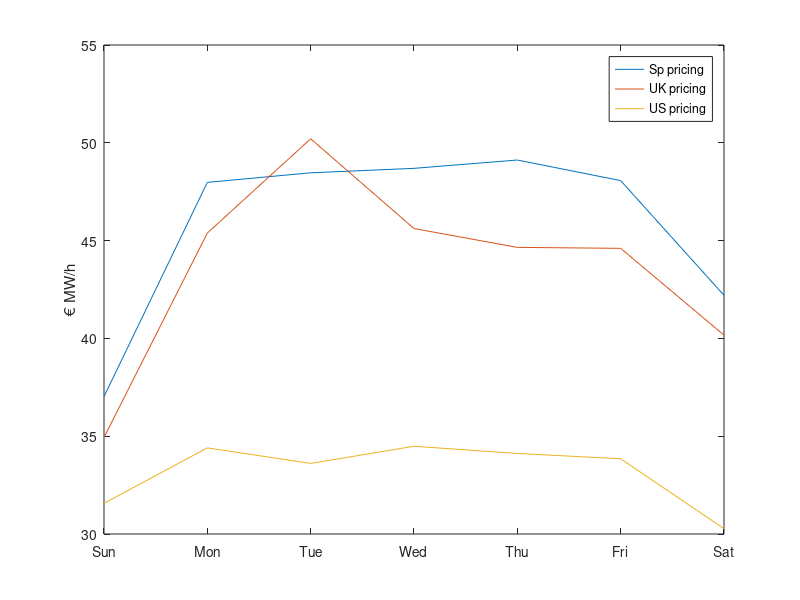
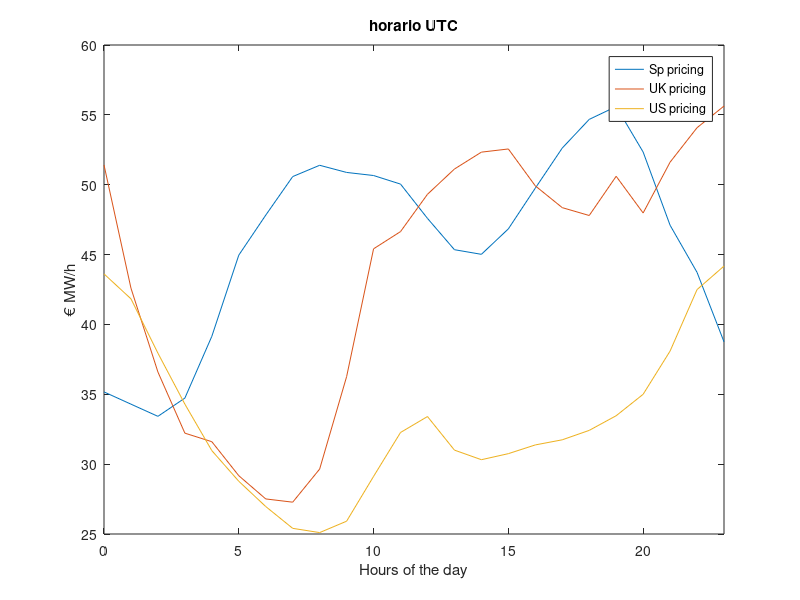
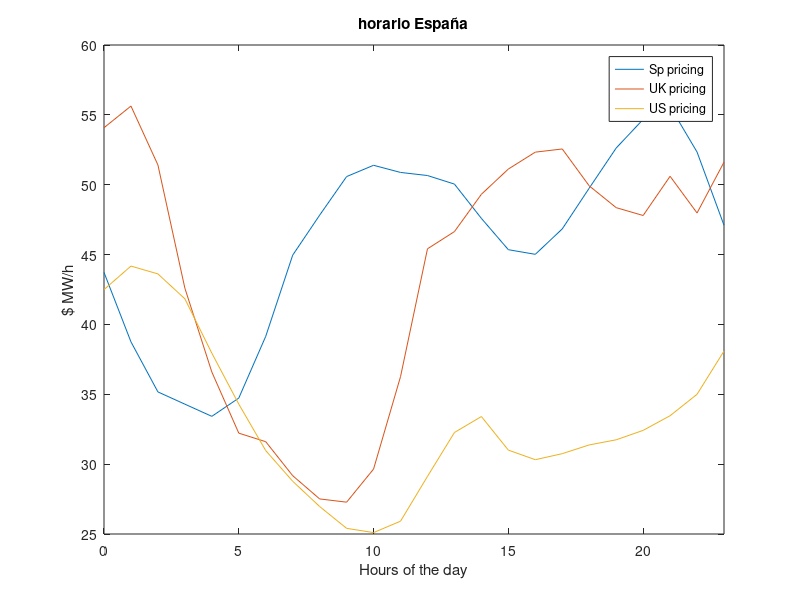

These charts were generated, in order, by the following MATLAB code:
load('uk_daily_per_hours.mat');
load('sp_daily_per_hours.mat');
load('us_daily_per_hours.mat');
us_average_week_days = us_average_week_days.';

dolar_euro = 0.880715846;

uk_average_days = zeros(7,1);
us_average_days = zeros(7,1);
sp_average_days = zeros(7,1);

for i = 1:7
   for j = 1 : 24
       sp_average_days(i) = sp_average_days(i) + y(i,j);
       uk_average_days(i) = uk_average_days(i) + x(i,j);
       us_average_days(i) = us_average_days(i) + us_average_week_days(i,j)*dolar_euro;
   end;
   sp_average_days(i) = sp_average_days(i)/24;
   uk_average_days(i) = uk_average_days(i)/24;
   us_average_days(i) = us_average_days(i)/24;
end;

grafica = figure(1);
plot(sp_average_days);
hold on;
plot(uk_average_days);
hold on;
plot(us_average_days);
legend('Sp pricing' , 'UK pricing', 'US pricing');
ylabel('€ MW/h');
set(gca, 'XTickLabel',{'Sun','Mon','Tue','Wed','Thu','Fri','Sat'});
hold off;

uk_average_days = zeros(1,24);
sp_average_days = zeros(1,24);
us_average_days = zeros(1,24);
for i = 1:24
   for j = 1 : 7
       sp_average_days(i) = sp_average_days(i) + y(j,mod((i+1),24)+1);
       uk_average_days(i) = uk_average_days(i) + x(j,mod((i),24)+1);
       us_average_days(i) = us_average_days(i) + us_average_week_days(j,mod((i-6),24)+1)*dolar_euro;
   end;
   sp_average_days(i) = sp_average_days(i)/7;
   uk_average_days(i) = uk_average_days(i)/7;
   us_average_days(i) = us_average_days(i)/7;
end;

xax = 0:23;
grafica = figure(2);
plot(xax, sp_average_days);
hold on;
plot(xax, uk_average_days);
hold on;
plot(xax, us_average_days);
%set(gca, 'XTickLabel',{'00','01','02','03','04','05','06','07','08','09','10','11','12','13','14','15','16','17','18','19','20','21','22','23', '23'});
xlim([0 23]);
ylabel('€ MW/h');
xlabel('Hours of the day');
title('horario UTC');
legend('Sp pricing' , 'UK pricing', 'US pricing');
hold off;

uk_average_days = zeros(1,24);
sp_average_days = zeros(1,24);
us_average_days = zeros(1,24);
for i = 1:24
   for j = 1 : 7
       sp_average_days(i) = sp_average_days(i) + y(j,i);
       uk_average_days(i) = uk_average_days(i) + x(j,mod((i-2),24)+1);
       us_average_days(i) = us_average_days(i) + us_average_week_days(j,mod((i-8),24)+1)*dolar_euro;
   end;
   sp_average_days(i) = sp_average_days(i)/7;
   uk_average_days(i) = uk_average_days(i)/7;
   us_average_days(i) = us_average_days(i)/7;
end;

xax = 0:23;
grafica = figure(3);
plot(xax, sp_average_days);
hold on;
plot(xax, uk_average_days);
hold on;
plot(xax, us_average_days);
ylabel('$ MW/h');
title('horario España');
xlim([0 23]);
xlabel('Hours of the day');
legend('Sp pricing' , 'UK pricing', 'US pricing');
hold off;